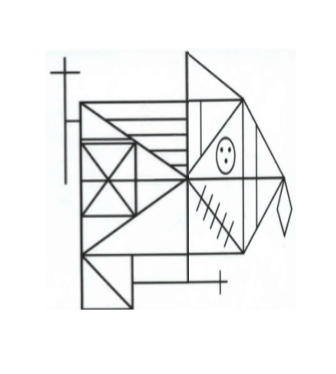
#> input picture Images/dataset1_reyDistorsiones/t7.png, 336 x 374 px, found by its file name
$ jupyter execute EX2_Dataset1_ORB_with_OpenCV.ipynb   (shell and % lines are left out)
#> lines starting #> are read from the running program, lines starting #| are printed output that depends on the picture
<a href="https://colab.research.google.com/github/DayrisRM/VisionArtificial-M0T/blob/master/EX2_Dataset1_ORB_with_OpenCV.ipynb" target="_parent"></a>

[cell 1]
import cv2
import matplotlib.pyplot as plt
import numpy as np

[cell 2]
# Load the image
imagePrefix = 't7'
image1 = cv2.imread(imagePrefix + '.png')
#> image1 is the input picture: shape (374, 336, 3); mean B, G, R 242.1, 242.1, 241.4

[cell 3]
# Convert the training image to RGB
training_image = cv2.cvtColor(image1, cv2.COLOR_BGR2RGB)

# Convert the training image to gray scale
training_gray = cv2.cvtColor(training_image, cv2.COLOR_RGB2GRAY)

[cell 4]
# Create test image by adding Scale Invariance and Rotational Invariance
test_image = cv2.pyrDown(training_image)
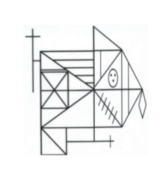
#> test_image: shape (187, 168, 3); mean R, G, B 241.4, 242.1, 242.1
test_image = cv2.pyrDown(test_image)
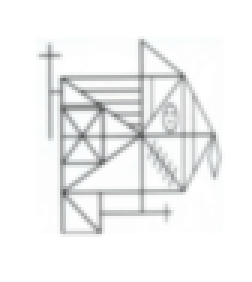
#> test_image: shape (94, 84, 3) (shown 3 times larger); mean R, G, B 241.5, 242.1, 242.2
num_rows, num_cols = test_image.shape[:2]
#> num_rows = 94; num_cols = 84

rotation_matrix = cv2.getRotationMatrix2D((num_cols/2, num_rows/2), 30, 1)
test_image = cv2.warpAffine(test_image, rotation_matrix, (num_cols, num_rows))
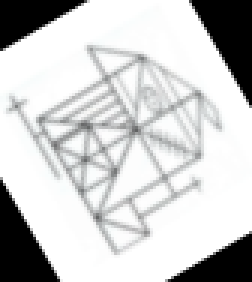
#> test_image: shape (94, 84, 3) (shown 3 times larger); mean R, G, B 201.6, 202.2, 202.2

test_gray = cv2.cvtColor(test_image, cv2.COLOR_RGB2GRAY)

[cell 5]
# Display traning image and testing image
fx, plots = plt.subplots(1, 2, figsize=(20,10))

plots[0].set_title("Training Image")
plots[0].imshow(training_image)

plots[1].set_title("Testing Image")
plots[1].imshow(test_image)
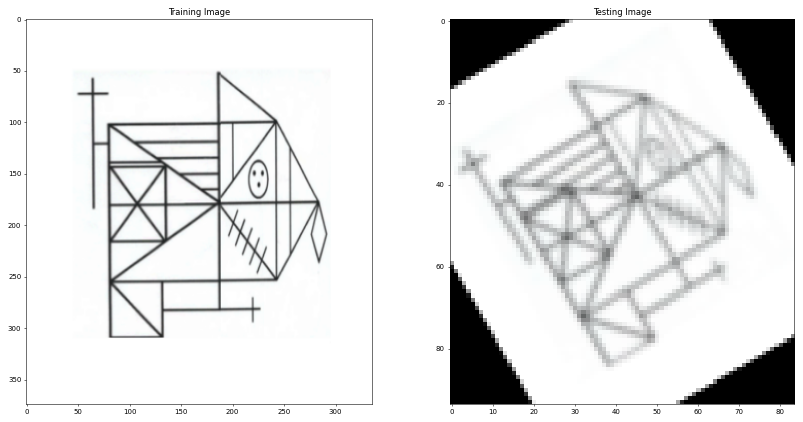
#> figure drawn by matplotlib, 2 panels

[cell 6]
#Detect keypoints and Create Descriptor
orb = cv2.ORB_create()

train_keypoints, train_descriptor = orb.detectAndCompute(training_gray, None)
#> train_keypoints = 500 keypoints; strongest (x, y, size): (190, 251, 31), (190, 256, 31), (190, 279, 31), (185, 280, 37.2)
test_keypoints, test_descriptor = orb.detectAndCompute(test_gray, None)
#> test_keypoints = 38 keypoints; strongest (x, y, size): (45, 43, 31), (34, 49, 31), (35, 51, 31), (44, 40, 31)

keypoints_without_size = np.copy(training_image)
keypoints_with_size = np.copy(training_image)

[cell 7]
cv2.drawKeypoints(training_image, train_keypoints, keypoints_without_size, color = (0, 255, 0))
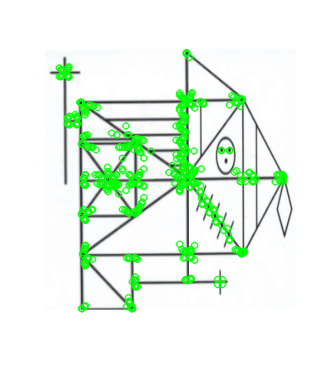
#> keypoints_without_size: shape (374, 336, 3); mean R, G, B 231.9, 245.4, 232.5

cv2.drawKeypoints(training_image, train_keypoints, keypoints_with_size, flags = cv2.DRAW_MATCHES_FLAGS_DRAW_RICH_KEYPOINTS)
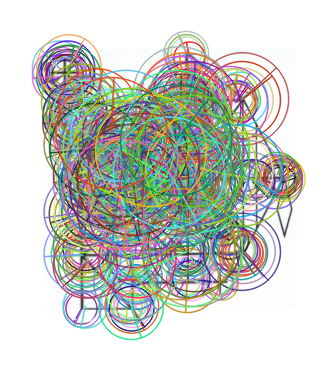
#> keypoints_with_size: shape (374, 336, 3); mean R, G, B 204.3, 207.2, 201.6

[cell 8]
# Display image with and without keypoints size
fx, plots = plt.subplots(1, 2, figsize=(20,10))

plots[0].set_title("Train keypoints With Size")
plots[0].imshow(keypoints_with_size, cmap='gray')

plots[1].set_title("Train keypoints Without Size")
plots[1].imshow(keypoints_without_size, cmap='gray')

cv2.imwrite('orb_' + imagePrefix + '_keypoints_with_size.png',keypoints_with_size)
cv2.imwrite('orb_' + imagePrefix + '_keypoints_without_size.png',keypoints_without_size)
#> Out = True

[cell 9]
# Print the number of keypoints detected in the training image
print("Number of Keypoints Detected In The Training Image: ", len(train_keypoints))
#| Number of Keypoints Detected In The Training Image:  500

# Print the number of keypoints detected in the query image
print("Number of Keypoints Detected In The Query Image: ", len(test_keypoints))
#| Number of Keypoints Detected In The Query Image:  38

[cell 10]
# Create a Brute Force Matcher object.
bf = cv2.BFMatcher(cv2.NORM_HAMMING, crossCheck = True)

# Perform the matching between the ORB descriptors of the training image and the test image
matches = bf.match(train_descriptor, test_descriptor)
#> matches = 31 matches

# The matches with shorter distance are the ones we want.
matches = sorted(matches, key = lambda x : x.distance)

result = cv2.drawMatches(training_image, train_keypoints, test_gray, test_keypoints, matches, test_gray, flags = 2)
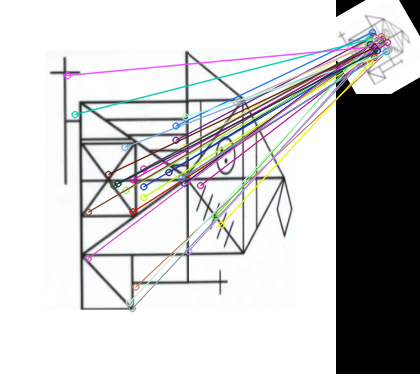
#> result: shape (374, 420, 3); mean R, G, B 198.2, 198, 198.7

# Display the best matching points
plt.rcParams['figure.figsize'] = [14.0, 7.0]
plt.title('Best Matching Points')
plt.imshow(result)
plt.show()

# Print total number of matching points between the training and query images
print("\nNumber of Matching Keypoints Between The Training and Query Images: ", len(matches))
#| Number of Matching Keypoints Between The Training and Query Images:  31

cv2.imwrite('orb_' + imagePrefix + '_best_machine_points.png',result)
#> Out = True

$ run again, with Images/dataset1_reyDistorsiones/t1.png copied over Images/dataset1_reyDistorsiones/t7.png
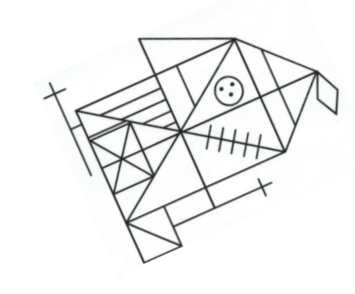
#> input picture Images/dataset1_reyDistorsiones/t1.png, 355 x 294 px, found by its file name
#> image1 is the input picture: shape (294, 355, 3); mean B, G, R 241.9, 241.9, 241.3
#> train_keypoints = 500 keypoints; strongest (x, y, size): (260, 96, 31), (155, 74, 31), (142, 149, 31), (205, 186, 31)
#> test_keypoints = 12 keypoints; strongest (x, y, size): (31, 38, 31), (43, 33, 31), (34, 42, 31), (55, 42, 31)
#> keypoints_without_size: shape (294, 355, 3); mean R, G, B 230.4, 245.2, 230.9
#> `cv2.drawKeypoints(training_image, train_keypoints, keypoints_with_size..`:
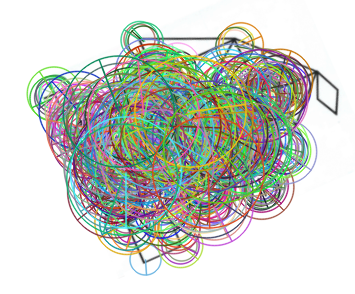
#> keypoints_with_size: shape (294, 355, 3); mean R, G, B 201.7, 205.3, 198.2
#> `cv2.imwrite('orb_' + imagePrefix + '_keypoints_without_size.png',keypo..`: Out = True
#| Number of Keypoints Detected In The Training Image:  500
#| Number of Keypoints Detected In The Query Image:  12
#> matches = 12 matches
#> `result = cv2.drawMatches(training_image, train_keypoints, test_gray, t..`:
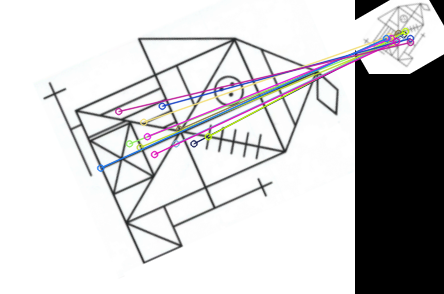
#> result: shape (294, 444, 3); mean R, G, B 201.4, 200.9, 201.8
#| Number of Matching Keypoints Between The Training and Query Images:  12
#> `cv2.imwrite('orb_' + imagePrefix + '_best_machine_points.png',result)`: Out = True

$ run again, with Images/dataset1_reyDistorsiones/t2.png copied over Images/dataset1_reyDistorsiones/t7.png
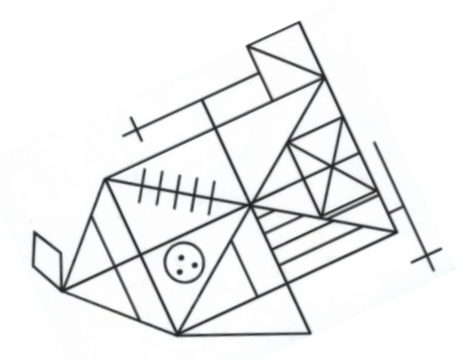
#> input picture Images/dataset1_reyDistorsiones/t2.png, 473 x 361 px, found by its file name
#> image1 is the input picture: shape (361, 473, 3); mean B, G, R 239.6, 239.5, 238.8
#> train_keypoints = 500 keypoints; strongest (x, y, size): (215, 127, 37.2), (272, 249, 31), (287, 283, 37.2), (136, 130, 37.2)
#> test_keypoints = 93 keypoints; strongest (x, y, size): (82, 42, 31), (65, 49, 31), (84, 42, 31), (48, 37, 31)
#> keypoints_without_size: shape (361, 473, 3); mean R, G, B 232.2, 242.1, 232.8
#> `cv2.drawKeypoints(training_image, train_keypoints, keypoints_with_size..`:
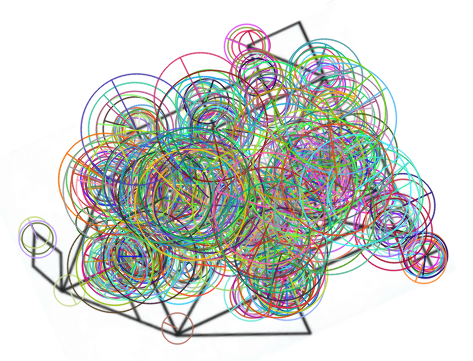
#> keypoints_with_size: shape (361, 473, 3); mean R, G, B 205.1, 207.7, 203.6
#> `cv2.imwrite('orb_' + imagePrefix + '_keypoints_without_size.png',keypo..`: Out = True
#| Number of Keypoints Detected In The Training Image:  500
#| Number of Keypoints Detected In The Query Image:  93
#> matches = 50 matches
#> `result = cv2.drawMatches(training_image, train_keypoints, test_gray, t..`:
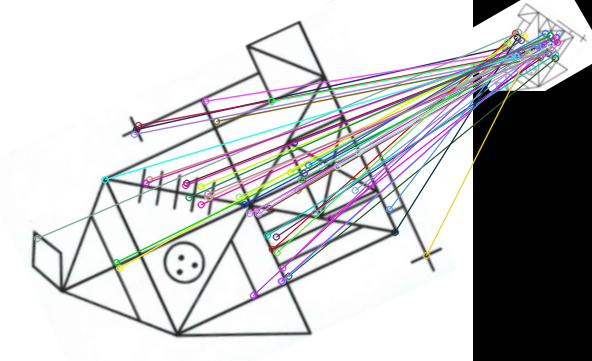
#> result: shape (361, 592, 3); mean R, G, B 193.6, 193.7, 194.9
#| Number of Matching Keypoints Between The Training and Query Images:  50
#> `cv2.imwrite('orb_' + imagePrefix + '_best_machine_points.png',result)`: Out = True

$ run again, with Images/dataset1_reyDistorsiones/t3.png copied over Images/dataset1_reyDistorsiones/t7.png
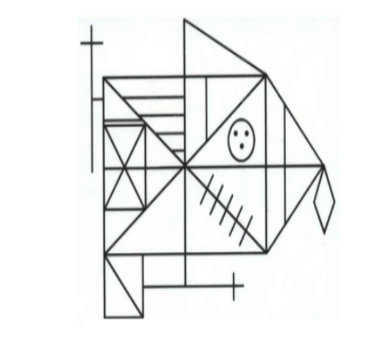
#> input picture Images/dataset1_reyDistorsiones/t3.png, 380 x 361 px, found by its file name
#> image1 is the input picture: shape (361, 380, 3); mean B, G, R 241.4, 241.3, 240.6
#> train_keypoints = 500 keypoints; strongest (x, y, size): (143, 286, 31), (216, 200, 31), (182, 117, 31), (246, 132, 31)
#> test_keypoints = 56 keypoints; strongest (x, y, size): (45, 43, 31), (41, 45, 31), (31, 51, 31), (41, 43, 31)
#> keypoints_without_size: shape (361, 380, 3); mean R, G, B 231.8, 244.5, 232.4
#> `cv2.imwrite('orb_' + imagePrefix + '_keypoints_without_size.png',keypo..`: Out = True
#| Number of Keypoints Detected In The Training Image:  500
#| Number of Keypoints Detected In The Query Image:  56
#> matches = 38 matches
#> `result = cv2.drawMatches(training_image, train_keypoints, test_gray, t..`:
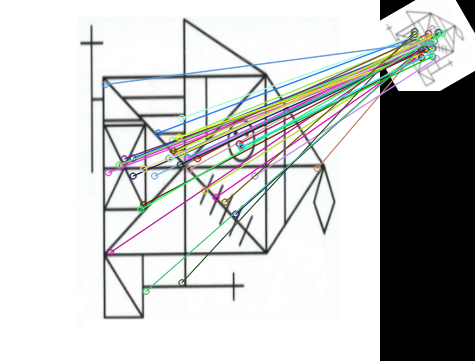
#> result: shape (361, 475, 3); mean R, G, B 196.5, 197.8, 197
#| Number of Matching Keypoints Between The Training and Query Images:  38
#> `cv2.imwrite('orb_' + imagePrefix + '_best_machine_points.png',result)`: Out = True
